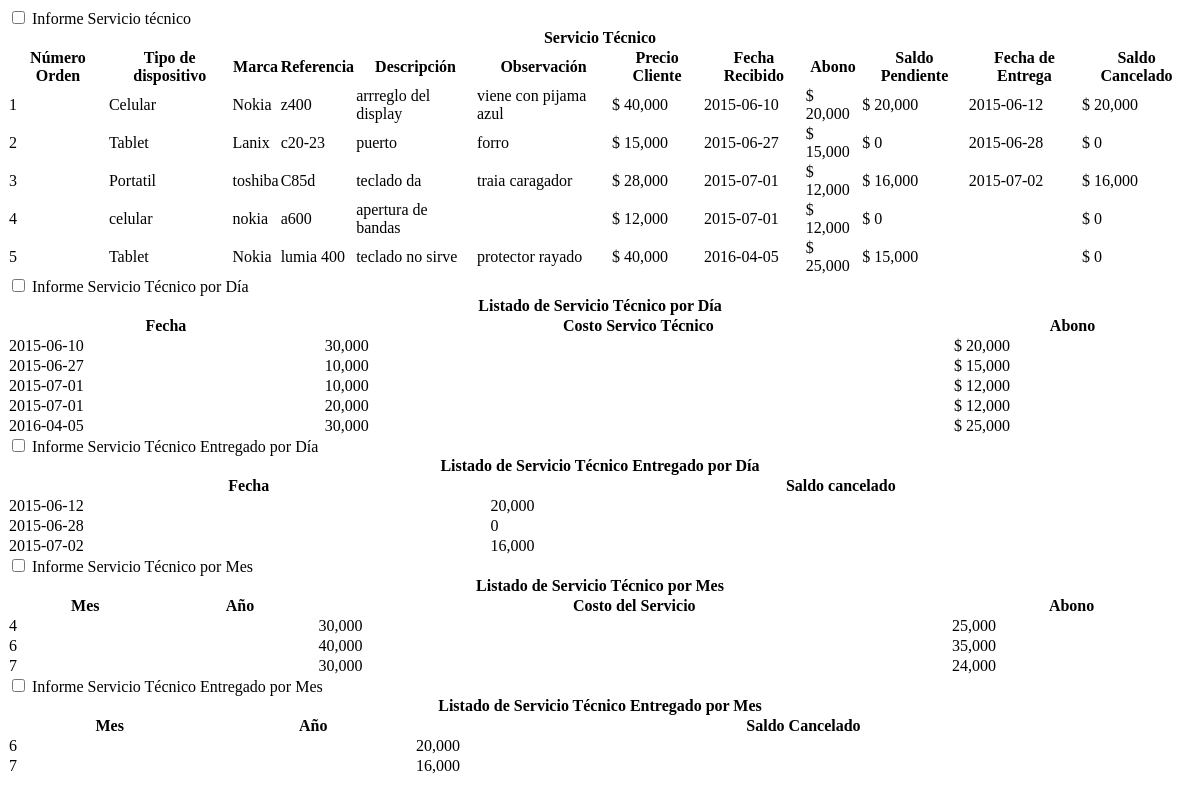
Before: /vista/vcsst.php with the older database file.
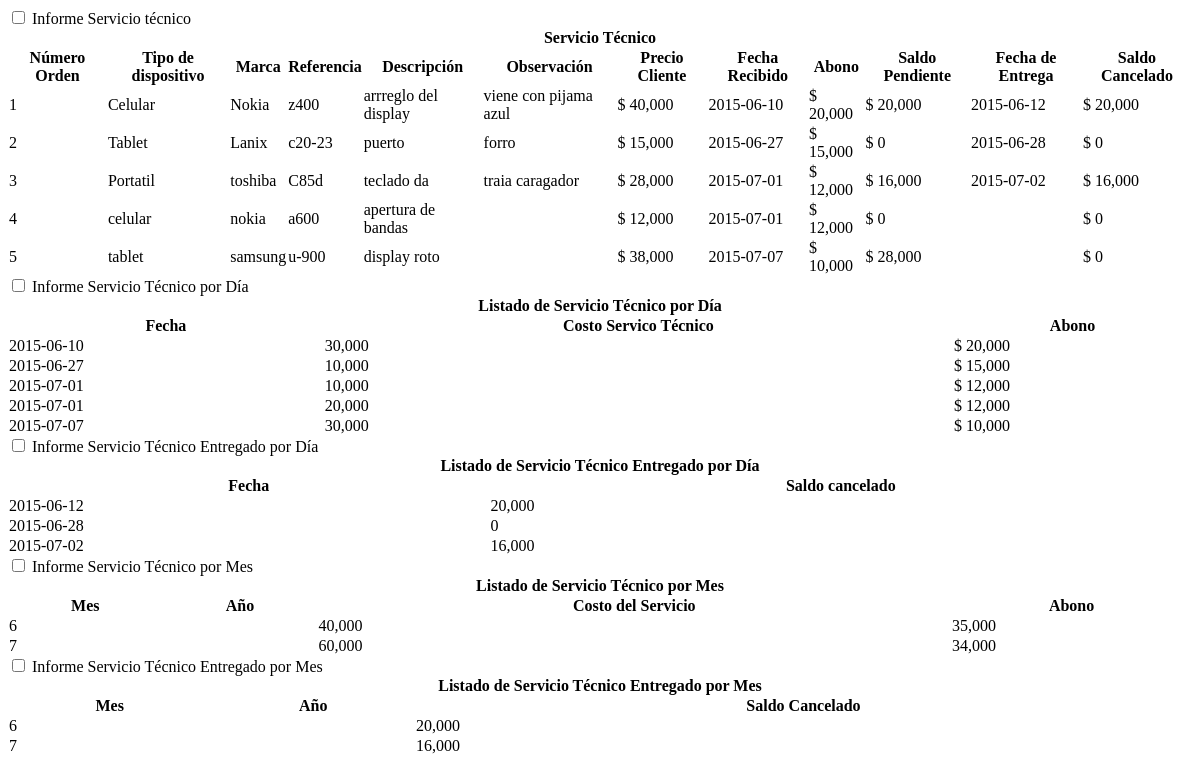
After: the same page with the newer database file.
### tables this page shows
CREATE TABLE IF NOT EXISTS `tbserviciotecnico` (
  `numero_orden` int(11) NOT NULL,
  `nombre` varchar(50) NOT NULL,
  `marca` varchar(20) NOT NULL,
  `referencia` varchar(20) NOT NULL,
  `descripcion_st` varchar(100) NOT NULL,
  `observacion` varchar(50) DEFAULT NULL,
  `costo_st` int(11) NOT NULL,
  `precio_cliente` int(11) NOT NULL,
  `fecha` date NOT NULL,
  `id_cliente` int(11) NOT NULL,
  `empleado` varchar(10) NOT NULL,
  `abono` int(11) NOT NULL
);

### modelo/mconsulta.php (called while the page is built, shortened)
<?php
	include('controlador/conexion.php');
	include('functions.php');
	class Mconsulta extends Funciones
	{
		function consultar_diatotalst()
		{
			$sql = "SELECT * FROM csdiatotalst";
			return $this->SeleccionDatos($sql);
		}
		function consultar_diatotalstentreg()
		{
			$sql = "SELECT * FROM csdiatotalstentreg";
			return $this->SeleccionDatos($sql);
		}
		function consultar_mestotalst()
		{
			$sql = "SELECT * FROM csmestotalst";
			return $this->SeleccionDatos($sql);
		}
		function consultar_stcomparativo()
		{
			$sql = "SELECT tbserviciotecnico.numero_orden AS `numero_orden`, tbserviciotecnico.nombre AS `nombre`,tbserviciotecnico.marca AS `marca`,
			tbserviciotecnico.referencia AS `referencia`, tbserviciotecnico.descripcion_st AS `descripcion_st`,tbserviciotecnico.observacion AS
			`observacion`,tbserviciotecnico.precio_cliente AS `precio_cliente`,tbserviciotecnico.fecha AS `fecha`,tbserviciotecnico.id_cliente AS
			`id_cliente`,tbserviciotecnico.empleado AS `empleado`,tbserviciotecnico.abono AS `abono`,(tbserviciotecnico.precio_cliente - tbserviciotecnico.abono)
			AS `saldo_pendiente`, tbservicioentregado.fecha AS fecha_cancel, tbservicioentregado.saldo_cancel AS saldo_cancelado from tbserviciotecnico LEFT JOIN
			tbservicioentregado ON tbserviciotecnico.numero_orden = tbservicioentregado.numero_orden ORDER BY tbserviciotecnico.numero_orden";
			return $this->SeleccionDatos($sql);
		}
	}

### modelo/functions.php (called while the page is built, shortened)
<?php
	class Funciones {
        function SeleccionDatos($consulta)
        {
                $conexionBD = new conexion();
                $conexionBD -> conectarBD();
                $datos = $conexionBD -> ejeCon($consulta, 0);
                return $datos;
        }
    }

### controlador/configuracion.php (called while the page is built)
<?php
	$serv_bd = "localhost";
	$usu_bd = "root";
	$pass_bd = "";
	$bd = "bdwold";
?>

### controlador/conexion.php (called while the page is built, shortened)
<?php
	class conexion {
		var $link;
		function conectarBD() {
			include("configuracion.php");
			$this -> link = mysqli_connect ($serv_bd, $usu_bd, $pass_bd);
			$bd2 = mysqli_select_db($this->link,$bd);
		}
		function ejeCon($con, $op) {
			$this -> resultado = mysqli_query($this->link,$con) or die("La consulta fallo: ". mysqli_error($this->link));
			if($op == 0) {
				while ($linea = mysqli_fetch_array($this -> resultado)) {
					$arrayResultado[] = $linea;
				}
			} else {
				$arrayResultado[] = 0;
			}
			$resarr = isset ($arrayResultado) ? $arrayResultado: NULL;
			if($resarr) {
				return $arrayResultado;
			}
		}
	}
?>

### vista/vcsst.php (the view, shortened to what the changed rows need)
<?php
    include('estilos.php');
    include('modelo/mconsulta.php');
    $st = new Mconsulta();
?>
<?php $consultast               = $st->consultar_stcomparativo();
    $consultasstdia             = $st->consultar_diatotalst();
    $consultasstentregadodia    = $st->consultar_diatotalstentreg();
    $consultasstmes             = $st->consultar_mestotalst();
?>
<div class="row-fluid">
<div class="spoiler">
<div class="info">
    <table id="" class="display" cellspacing="0" width="100%">
	    <thead>
            <tr>
                <th colspan="12">Servicio Técnico</th>
            </tr>
            <tr>
                <th>Número Orden</th>
                <th>Tipo de dispositivo</th>
                <th>Marca</th>
                <th>Referencia</th>
                <th>Descripción</th>
                <th>Observación</th>
                <th>Precio Cliente</th>
                <th>Fecha Recibido</th>
                <th>Abono</th>
                <th>Saldo Pendiente</th>
                <th>Fecha de Entrega</th>
                <th>Saldo Cancelado</th>
            </tr>
        </thead>
        <tbody>
            <?php for($i=0;$i<count($consultast);$i++): ?>
                <tr>
                    <td data-title='Orden'><?= $consultast[$i]['numero_orden'] ?></td>
                    <td data-title='Tipo de Dispositivo'><?= $consultast[$i]['nombre'] ?></td>
                    <td data-title='Marca'><?= $consultast[$i]['marca'] ?></td>
                    <td data-title='Referencia'><?= $consultast[$i]['referencia'] ?></td>
                    <td data-title='Descripción'><?= $consultast[$i]['descripcion_st'] ?></td>
                    <td data-title='Observación'><?= $consultast[$i]['observacion'] ?></td>
                    <td data-title='Precio al cliente'>$ <?= number_format($consultast[$i]['precio_cliente']) ?></td>
                    <td data-title='Fecha'><?= $consultast[$i]['fecha'] ?></td>
                    <td data-title='Abono'>$ <?= number_format($consultast[$i]['abono']) ?></td>
                    <td data-title='Saldo pendiente'>$ <?= number_format($consultast[$i]['saldo_pendiente']) ?></td>
                    <td data-title='Fecha'><?= $consultast[$i]['fecha_cancel'] ?></td>
                    <td data-title='Saldo cancelado'>$ <?= number_format($consultast[$i]['saldo_cancelado']) ?></td>
            <?php endfor; ?>
        </tbody>
    </table>
</div>
</div>
</div>
<div class="row-fluid">
<div class="spoiler">
<div class="info">
     <table id="" class="display" cellspacing="0" width="100%">
        <thead>
            <tr>
                <th colspan="12">Listado de Servicio Técnico por Día</th>
            </tr>
            <tr>
                <th>Fecha</th>
                <th>Costo Servico Técnico</th>
                <th>Abono</th>
            </tr>
        </thead>
        <tbody>
           <?php for($i=0;$i<count($consultasstdia);$i++): ?>
                <tr>
                    <td data-title='Fecha'><?= $consultasstdia[$i]['fecha'] ?></td>
                    <td data-title='Costo Servicio Técnico'><?= number_format($consultasstdia[$i]['costo_st']) ?></td>
                    <td data-title='Abono'>$ <?= number_format($consultasstdia[$i]['abono'] )?></td>
                </tr>
            <?php endfor; ?>
        </tbody>
    </table>
</div>
</div>
</div>
<div class="row-fluid">
<div class="spoiler">
<div class="info">
     <table id="" class="display" cellspacing="0" width="100%">
        <thead>
            <tr>
                <th colspan="12">Listado de Servicio Técnico Entregado por Día</th>
            </tr>
            <tr>
                <th>Fecha</th>
                <th>Saldo cancelado</th>
            </tr>
        </thead>
    </table>
</div>
</div>
</div>
<div class="row-fluid">
<div class="spoiler">
<div class="info">
     <table id="" class="display" cellspacing="0" width="100%">
        <thead>
            <tr>
                <th colspan="12">Listado de Servicio Técnico por Mes</th>
            </tr>
            <tr>
                <th>Mes</th>
                <th>Año</th>
                <th>Costo del Servicio</th>
                <th>Abono</th>
            </tr>
        </thead>
        <tbody>
           <?php for($i=0;$i<count($consultasstmes);$i++): ?>
                <tr>
                    <td data-title='Mes'><?= $consultasstmes[$i]['Mes'] ?></td>
                    <td data-title='Año'><?= $consultasstmes[$i]['year'] ?></td>
                    <td data-title='Costo Servico'><?= number_format($consultasstmes[$i]['SumaDecosto_st']) ?></td>
                    <td data-title='Abono'><?= number_format($consultasstmes[$i]['SumaDeabono']) ?></td>
                </tr>
            <?php endfor; ?>
        </tbody>
    </table>
</div>
</div>
</div>
<div class="row-fluid">
<div class="spoiler">
<div class="info">
     <table id="" class="display" cellspacing="0" width="100%">
        <thead>
            <tr>
                <th colspan="12">Listado de Servicio Técnico Entregado por Mes</th>
            </tr>
            <tr>
                <th>Mes</th>
                <th>Año</th>
                <th>Saldo Cancelado</th>
            </tr>
        </thead>
    </table>
</div>
</div>
</div>

Changed rows visible on the page:
changed tbserviciotecnico id 5: nombre "Tablet" → "tablet"; marca "Nokia" → "samsung"; referencia "lumia 400" → "u-900"; descripcion_st "teclado no sirve" → "display roto"; precio_cliente "40,000" → "38,000"; fecha "2016-04-05" → "2015-07-07"; abono "25,000" → "10,000"; saldo_pendiente "15,000" → "28,000"; observacion "protector rayado" → (not shown)
Other visible differences:
new list line: "7 60,000 34,000"
list line gone: "4 30,000 25,000"
list line gone: "7 30,000 24,000"
